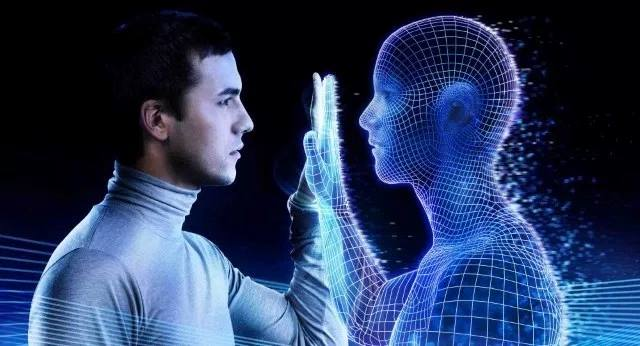
#> input picture Chapter01/images/inteligenciaArtificial.jpg, 640 x 346 px
$ python 05SurgecolorenIimagen.py
#> lines starting #> are read from the running program, lines starting #| are printed output that depends on the picture
import cv2
img = cv2.imread('./images/inteligenciaArtificial.jpg', cv2.IMREAD_COLOR)
#> img is the input picture: shape (346, 640, 3); mean B, G, R 94.5, 58.5, 41.6
#  g,b,r = cv2.split(img)
r,g,b = cv2.split(img)
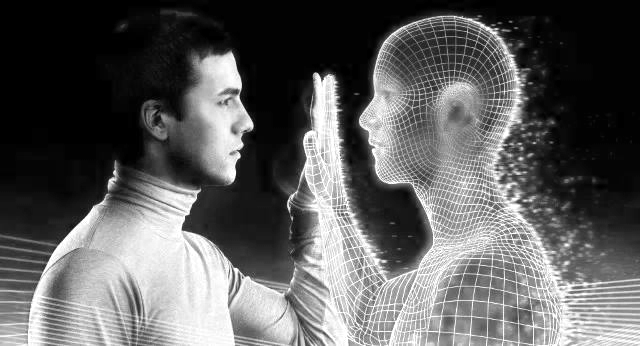
#> r: shape (346, 640); min 0, max 255, mean 94.5
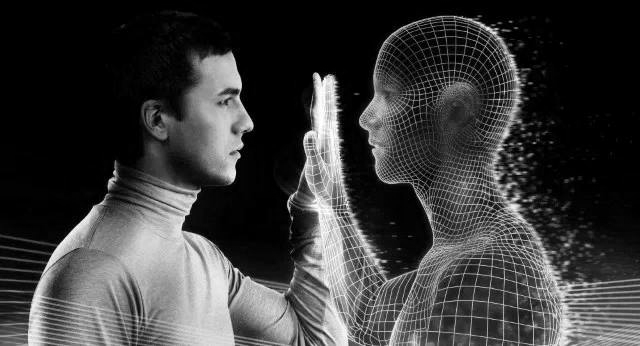
#> g: shape (346, 640); min 0, max 255, mean 58.5
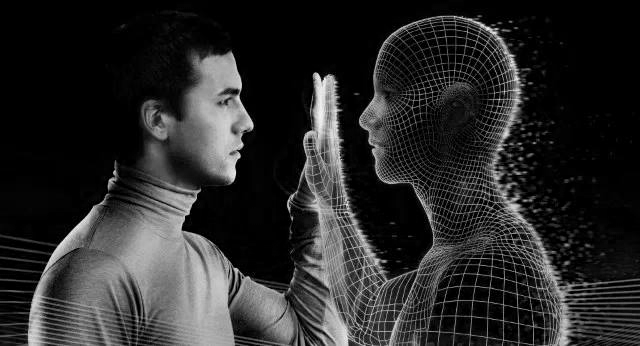
#> b: shape (346, 640); min 0, max 247, mean 41.6
gbr_img = cv2.merge((g,b,r))
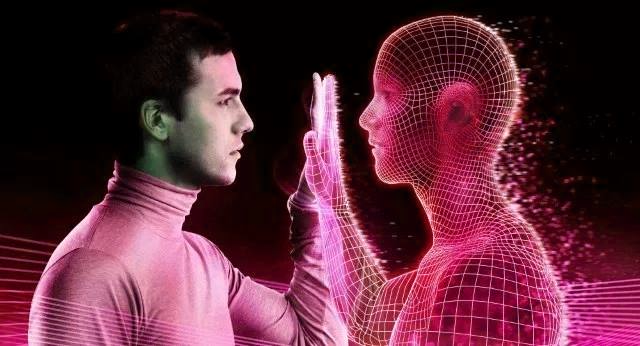
#> gbr_img: shape (346, 640, 3); mean of channels 0, 1, 2 58.5, 41.6, 94.5; drawn as B, G, R
rgr_img = cv2.merge((r,g,r))
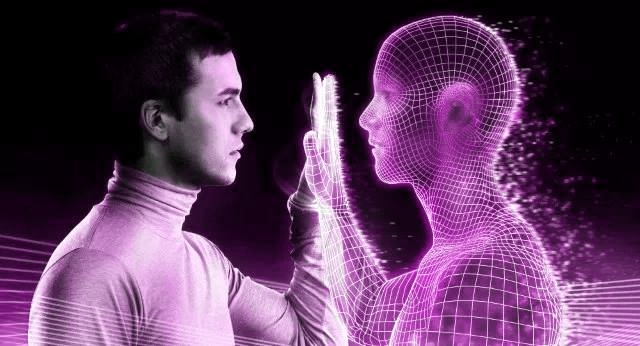
#> rgr_img: shape (346, 640, 3); mean of channels 0, 1, 2 94.5, 58.5, 94.5; drawn as B, G, R
brb_img = cv2.merge((b,r,b))
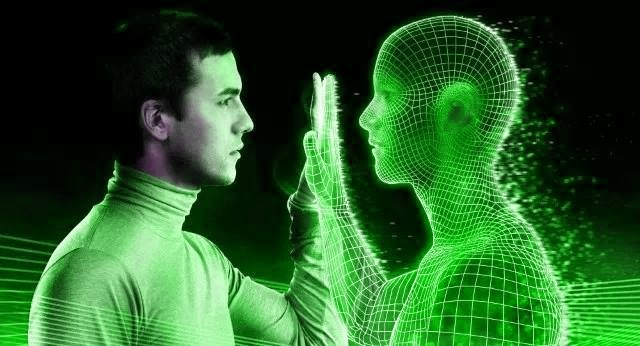
#> brb_img: shape (346, 640, 3); mean of channels 0, 1, 2 41.6, 94.5, 41.6; drawn as B, G, R
gbg_img = cv2.merge((g,b,g))
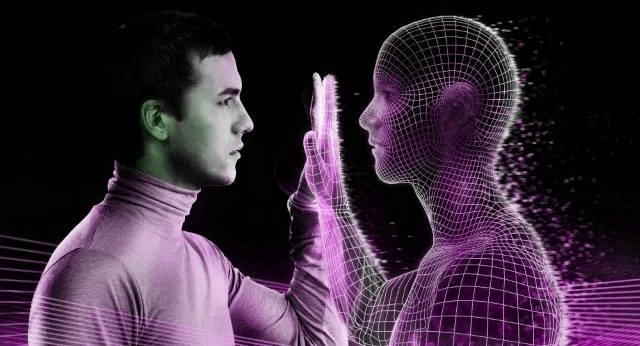
#> gbg_img: shape (346, 640, 3); mean of channels 0, 1, 2 58.5, 41.6, 58.5; drawn as B, G, R
rbr_img = cv2.merge((r,g,r))
cv2.imshow('Original', img)
cv2.imshow('GRB', gbg_img)
cv2.imshow('RGR', rgr_img)
cv2.imshow('BRB', brb_img)
cv2.imshow('GBG', gbr_img)
cv2.imshow('RBR', rbr_img)

cv2.waitKey()

$ run again, with Chapter01/images/gordo.jpg copied over Chapter01/images/inteligenciaArtificial.jpg
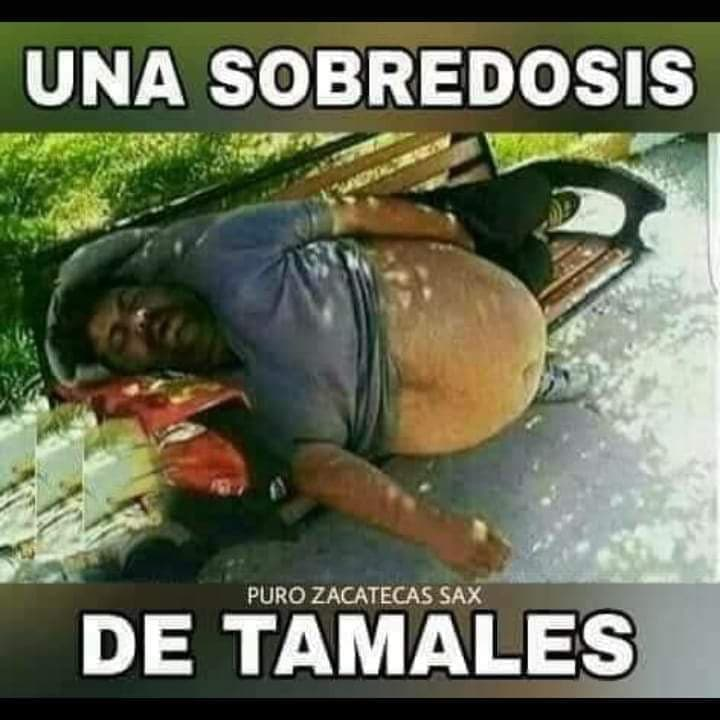
#> input picture Chapter01/images/gordo.jpg, 720 x 720 px
#> img is the input picture: shape (720, 720, 3); mean B, G, R 84.9, 107.6, 103.5
#> `brb_img = cv2.merge((b,r,b))`:
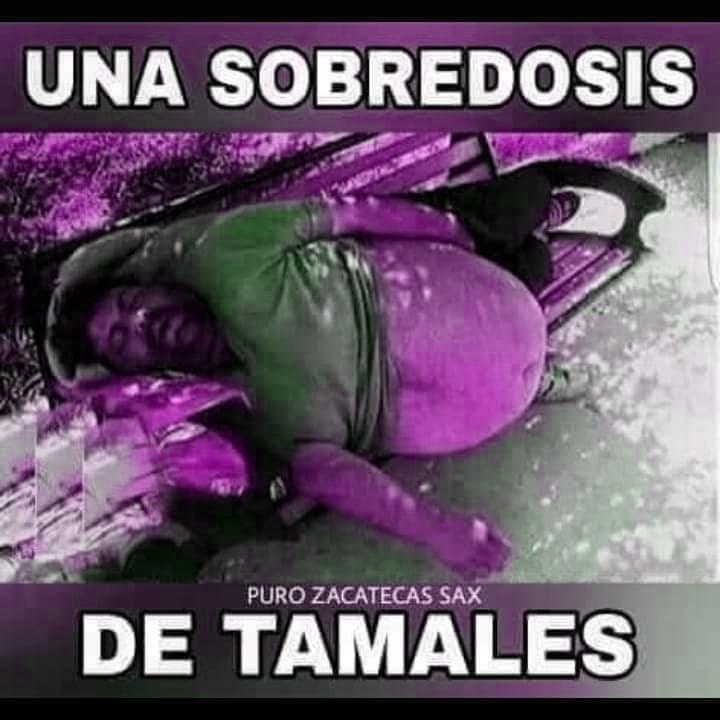
#> brb_img: shape (720, 720, 3); mean of channels 0, 1, 2 103.5, 84.9, 103.5; drawn as B, G, R
#> `gbg_img = cv2.merge((g,b,g))`:
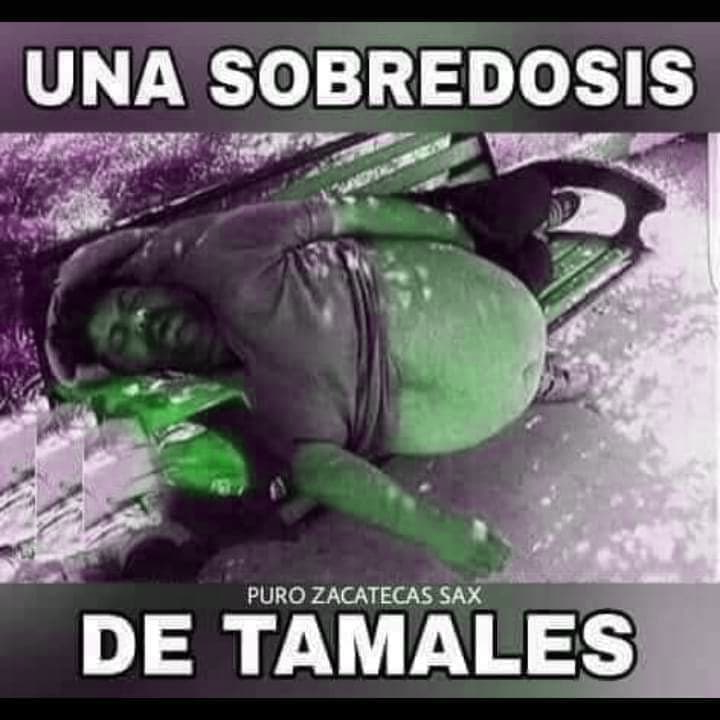
#> gbg_img: shape (720, 720, 3); mean of channels 0, 1, 2 107.6, 103.5, 107.6; drawn as B, G, R

$ run again, with Chapter01/images/input.jpg copied over Chapter01/images/inteligenciaArtificial.jpg
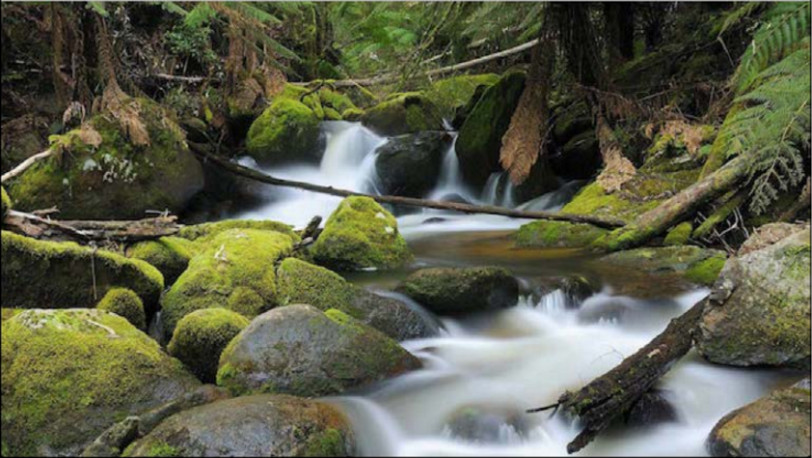
#> input picture Chapter01/images/input.jpg, 812 x 458 px
#> img is the input picture: shape (458, 812, 3); mean B, G, R 72.5, 93.3, 91.1
#> `brb_img = cv2.merge((b,r,b))`:
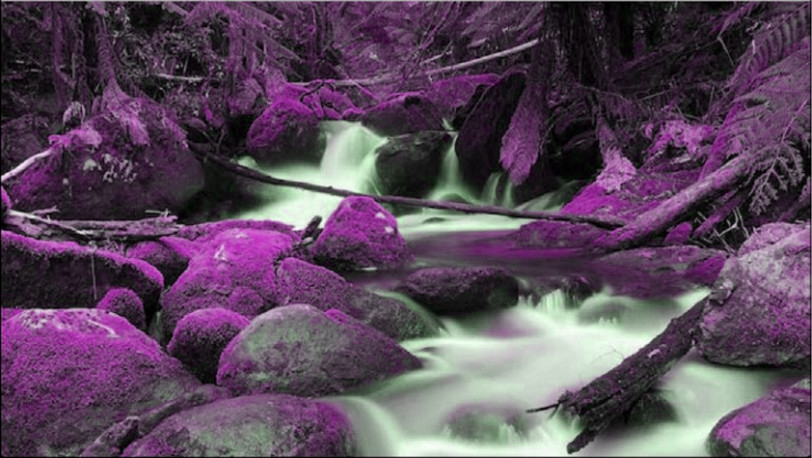
#> brb_img: shape (458, 812, 3); mean of channels 0, 1, 2 91.1, 72.5, 91.1; drawn as B, G, R
#> `gbg_img = cv2.merge((g,b,g))`:
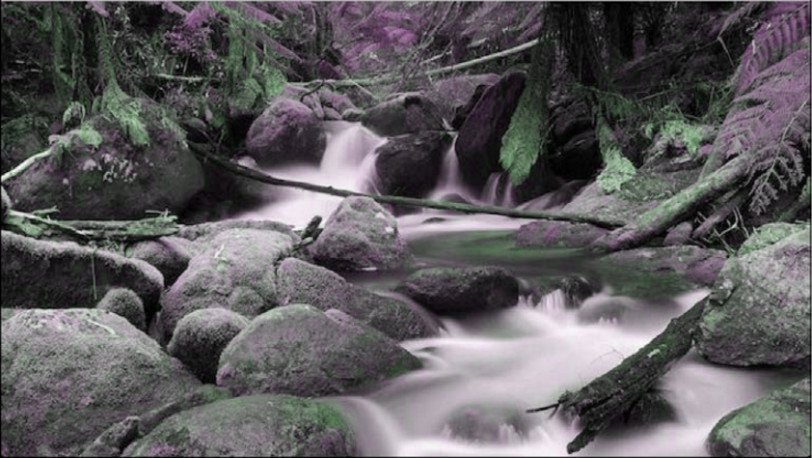
#> gbg_img: shape (458, 812, 3); mean of channels 0, 1, 2 93.3, 91.1, 93.3; drawn as B, G, R

$ run again, with Chapter01/images/juanVargas.jpg copied over Chapter01/images/inteligenciaArtificial.jpg
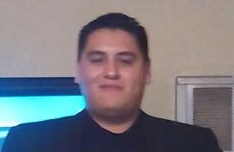
#> input picture Chapter01/images/juanVargas.jpg, 234 x 152 px
#> img is the input picture: shape (152, 234, 3); mean B, G, R 128, 120.9, 122
#> `gbg_img = cv2.merge((g,b,g))`:
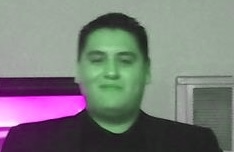
#> gbg_img: shape (152, 234, 3); mean of channels 0, 1, 2 120.9, 122, 120.9; drawn as B, G, R
